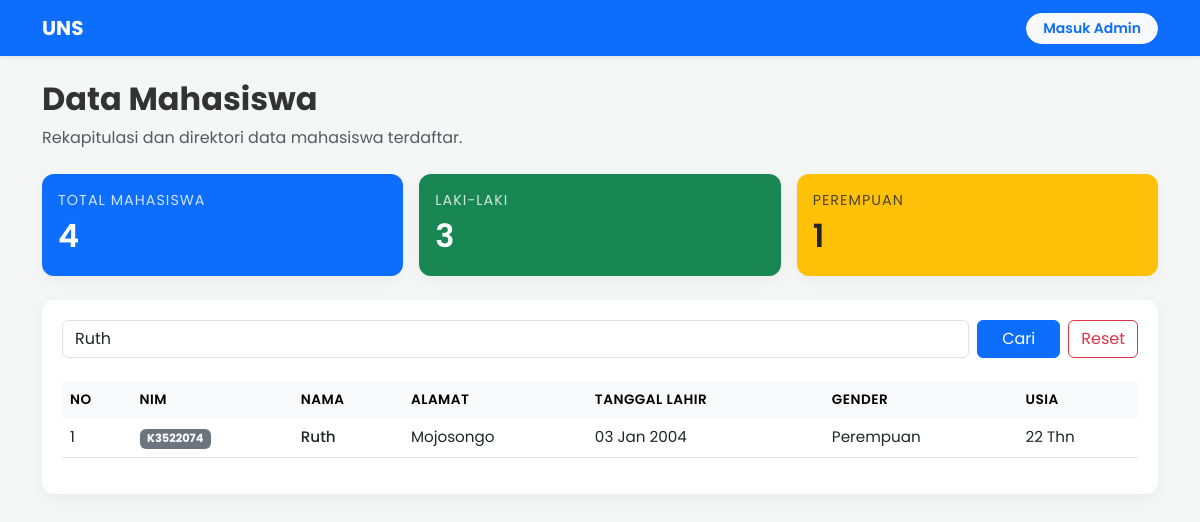
Page /index.php?cari=Ruth on the committed database.
### tables this page shows
CREATE TABLE `mahasiswa` (
  `id` int(100) NOT NULL,
  `nim` varchar(100) NOT NULL,
  `nama` varchar(100) NOT NULL,
  `alamat` varchar(100) NOT NULL,
  `tanggal_lahir` varchar(100) NOT NULL,
  `gender` varchar(100) NOT NULL,
  `usia` int(50) NOT NULL
);

### index.php (the view, shortened to what this page needs)
<?php
include 'config/koneksi.php';
?>
<!DOCTYPE html>
<html lang="id">
<head>
    <link href="https://cdn.jsdelivr.net/npm/bootstrap@5.3.0/dist/css/bootstrap.min.css" rel="stylesheet">
    <link rel="stylesheet" href="assets/css/style.css">
</head>
<body>
    <nav class="navbar navbar-expand-lg navbar-dark bg-primary shadow-sm mb-4">
        <div class="container">
            <a class="navbar-brand fw-bold" href="index.php">UNS</a>
            <div class="collapse navbar-collapse" id="navbarHome">
                <ul class="navbar-nav ms-auto mt-3 mt-lg-0">
                    <li class="nav-item">
                        <a href="pages/admin.php" class="btn btn-light btn-sm fw-semibold text-primary px-3 rounded-pill w-100">Masuk Admin</a>
                    </li>
                </ul>
            </div>
        </div>
    </nav>
    <div class="container pb-5">
        <div class="mb-4">
            <h2 class="fw-bold">Data Mahasiswa</h2>
            <p class="text-muted">Rekapitulasi dan direktori data mahasiswa terdaftar.</p>
        </div>
        <div class="row g-3 mb-4">
            <?php
            $q_total = mysqli_query($koneksi, "SELECT COUNT(*) AS total FROM mahasiswa");
            $total = mysqli_fetch_assoc($q_total)['total'];
            $q_l = mysqli_query($koneksi, "SELECT COUNT(*) AS total_l FROM mahasiswa WHERE gender='Laki-laki'");
            $total_l = mysqli_fetch_assoc($q_l)['total_l'];
            $q_p = mysqli_query($koneksi, "SELECT COUNT(*) AS total_p FROM mahasiswa WHERE gender='Perempuan'");
            $total_p = mysqli_fetch_assoc($q_p)['total_p'];
            ?>
            <div class="col-md-4">
                <div class="card card-custom bg-primary text-white h-100 p-3">
                    <div class="stat-title">Total Mahasiswa</div>
                    <div class="stat-value"><?= $total ?></div>
                </div>
            </div>
            <div class="col-md-4">
                <div class="card card-custom bg-success text-white h-100 p-3">
                    <div class="stat-title">Laki-laki</div>
                    <div class="stat-value"><?= $total_l ?></div>
                </div>
            </div>
            <div class="col-md-4">
                <div class="card card-custom bg-warning text-dark h-100 p-3">
                    <div class="stat-title">Perempuan</div>
                    <div class="stat-value"><?= $total_p ?></div>
                </div>
            </div>
        </div>
        <div class="table-wrapper">
            <form method="GET" action="index.php" class="mb-4 d-flex">
                <input type="text" name="cari" class="form-control me-2" placeholder="Cari berdasarkan nama..." value="<?php echo isset($_GET['cari']) ? $_GET['cari'] : ''; ?>">
                <button type="submit" class="btn btn-primary px-4">Cari</button>
                <?php if(isset($_GET['cari']) && $_GET['cari'] != ''): ?>
                    <a href="index.php" class="btn btn-outline-danger ms-2">Reset</a>
                <?php endif; ?>
            </form>
            <div class="table-responsive">
                <table class="table table-hover align-middle">
                    <thead class="table-light">
                        <tr>
                            <th>No</th><th>NIM</th><th>Nama</th><th>Alamat</th><th>Tanggal Lahir</th><th>Gender</th><th>Usia</th>
                        </tr>
                    </thead>
                    <tbody>
                        <?php
                        $no = 1;
                        if (isset($_GET['cari'])) {
                            $cari = $_GET['cari'];
                            $query = mysqli_query($koneksi, "SELECT * FROM mahasiswa WHERE nama LIKE '%$cari%' ORDER BY id DESC");
                        } else {
                            $query = mysqli_query($koneksi, "SELECT * FROM mahasiswa ORDER BY id DESC");
                        }
                        if(mysqli_num_rows($query) > 0) {
                            while ($data = mysqli_fetch_array($query)) {
                        ?>
                        <tr>
                            <td><?= $no++ ?></td>
                            <td><span class="badge bg-secondary"><?= $data['nim'] ?></span></td>
                            <td class="fw-medium"><?= $data['nama'] ?></td>
                            <td><?= $data['alamat'] ?></td>
                            <td><?= date('d M Y', strtotime($data['tanggal_lahir'])) ?></td>
                            <td><?= $data['gender'] ?></td>
                            <td><?= $data['usia'] ?> Thn</td>
                        </tr>
                        <?php
                            }
                        } else {
                            echo "<tr><td colspan='7' class='text-center py-4 text-muted'>Data tidak ditemukan</td></tr>";
                        }
                        ?>
                    </tbody>
                </table>
            </div>
        </div>
    </div>
</body>
</html>

### assets/css/style.css (style rules this page uses)
body { font-family: 'Poppins', sans-serif; background-color: #f4f7f6; color: #333; }
.card-custom { border: none; border-radius: 12px; box-shadow: 0 4px 15px rgba(0, 0, 0, 0.05); transition: transform 0.2s ease; }
.stat-title { font-size: 0.9rem; text-transform: uppercase; letter-spacing: 1px; opacity: 0.8; }
.stat-value { font-size: 2rem; font-weight: 600; }
.table-wrapper { background: #fff; padding: 20px; border-radius: 12px; box-shadow: 0 4px 15px rgba(0, 0, 0, 0.05); }
.table thead th { border-bottom: none; font-weight: 600; text-transform: uppercase; font-size: 0.85rem; letter-spacing: 0.5px; }
.table tbody td { vertical-align: middle; font-size: 0.95rem; }

### rows in the picture
mahasiswa: nim "K3522074", nama "Ruth", alamat "Mojosongo", tanggal_lahir "03 Jan 2004", gender "Perempuan", usia "22"

### other values in the picture
$total "4"
$total_l "3"
$total_p "1"
